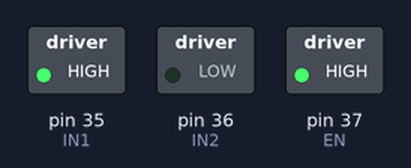
Bench run of a sketch on a simulated Arduino Mega 2560, built with avr-gcc and run on an emulated ATmega2560. Shown: switched loads named in the sketch (green lamp = pin HIGH).

Above: at 0.1 s.
Timing chart, 0 to 1.6 s (numbered marks = the images above):
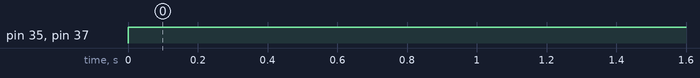

Measured:
- by itself, pin 35 (IN1), pin 37 (EN): LOW → HIGH at 0.00 s

The sketch:

L298N_Driver.ino
```cpp
// Left motor pins
const int IN1 = 35;
const int IN2 = 36;
const int EN  = 37;

void setup() {
  pinMode(IN1, OUTPUT);
  pinMode(IN2, OUTPUT);
  pinMode(EN, OUTPUT);
}

void loop() {

  digitalWrite(IN1, HIGH);
  digitalWrite(IN2, LOW);
  analogWrite(EN, 128);
  delay(5000);

}
```
